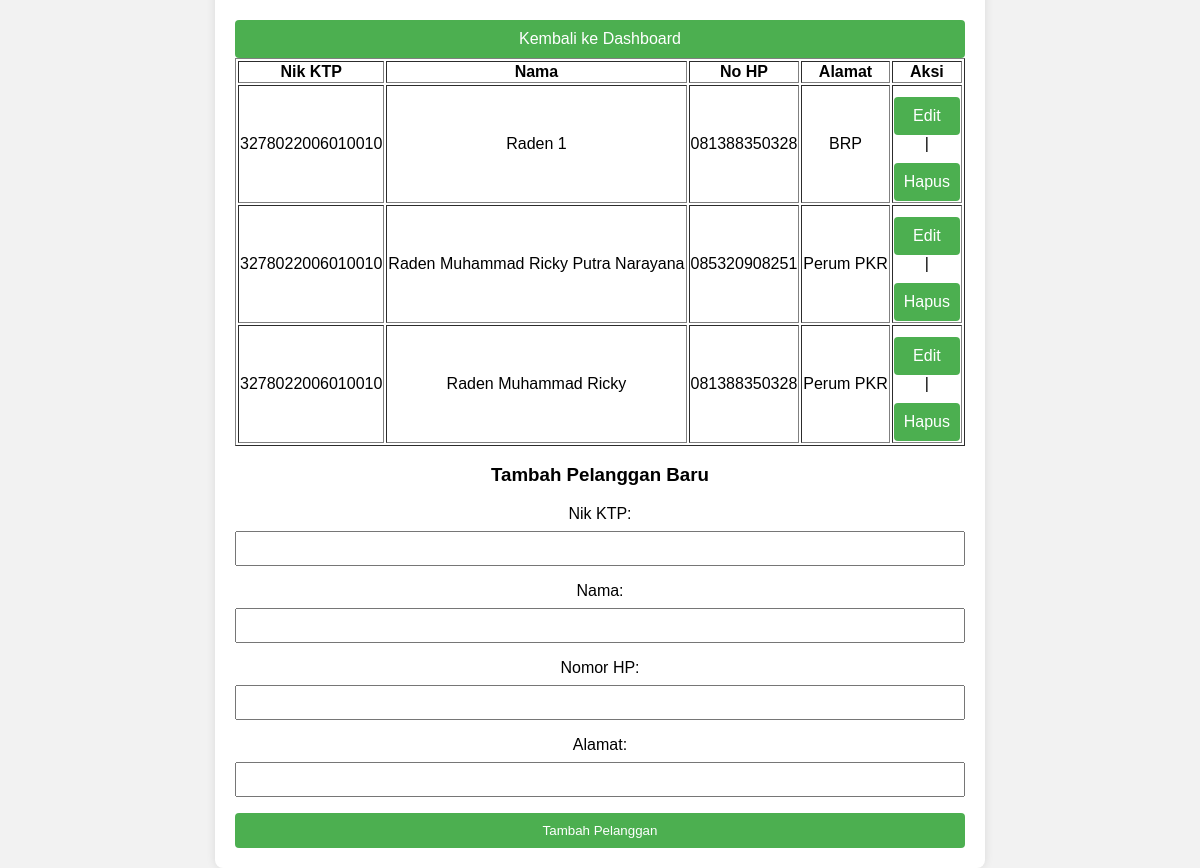
The app's page /crud_pelanggan.php (signed in) with its own data.
### tables this page shows
CREATE TABLE `tbl_pelanggan_radenmuhammadrickyputranarayana` (
  `id` int(11) NOT NULL,
  `nik_ktp_RadenMuhammadRickyPutraNarayana` varchar(255) DEFAULT NULL,
  `nama_RadenMuhammadRickyPutraNarayana` varchar(255) DEFAULT NULL,
  `no_hp_RadenMuhammadRickyPutraNarayana` varchar(255) DEFAULT NULL,
  `alamat_RadenMuhammadRickyPutraNarayana` varchar(255) DEFAULT NULL
);

### crud_pelanggan.php (the view, shortened to what this page needs)
<?php
function getDataPelanggan() {
    global $koneksi;
    $query = "SELECT * FROM tbl_pelanggan_radenmuhammadrickyputranarayana";
    $result = mysqli_query($koneksi, $query);
    return $result;
}
?>
<!DOCTYPE html>
<html lang="en">
<head>
    <link rel="stylesheet" href="style.css">
</head>
<body>
    <div class="dashboard-container">
        <a href="dashboard.php">Kembali ke Dashboard</a>
        <table border="1">
            <tr>
                <th>Nik KTP</th>
                <th>Nama</th>
                <th>No HP</th>
                <th>Alamat</th>
                <th>Aksi</th>
            </tr>
            <?php
            $dataPelanggan = getDataPelanggan();
            while ($pelanggan = mysqli_fetch_assoc($dataPelanggan)) {
                echo "<tr>";
                echo "<td>" . $pelanggan['nik_ktp_RadenMuhammadRickyPutraNarayana'] . "</td>";
                echo "<td>" . $pelanggan['nama_RadenMuhammadRickyPutraNarayana'] . "</td>";
                echo "<td>" . $pelanggan['no_hp_RadenMuhammadRickyPutraNarayana'] . "</td>";
                echo "<td>" . $pelanggan['alamat_RadenMuhammadRickyPutraNarayana'] . "</td>";
                echo "<td>";
                echo "<a href='edit_pelanggan.php?nik_ktp_RadenMuhammadRickyPutraNarayana=" . $pelanggan['nik_ktp_RadenMuhammadRickyPutraNarayana'] . "'>Edit</a> | ";
                echo "<a href='hapus_pelanggan.php?nik_ktp_RadenMuhammadRickyPutraNarayana=" . $pelanggan['nik_ktp_RadenMuhammadRickyPutraNarayana'] . "'>Hapus</a>";
                echo "</td>";
                echo "</tr>";
            }
            ?>
        </table>
        <h3>Tambah Pelanggan Baru</h3>
        <form action="proses_tambah_pelanggan.php" method="post">
            <label for="nik_ktp_RadenMuhammadRickyPutraNarayana">Nik KTP:</label>
            <input type="text" id="nik_ktp_RadenMuhammadRickyPutraNarayana" name="nik_ktp_RadenMuhammadRickyPutraNarayana" required>
            <label for="nama_RadenMuhammadRickyPutraNarayana">Nama:</label>
            <input type="text" id="nama_RadenMuhammadRickyPutraNarayana" name="nama_RadenMuhammadRickyPutraNarayana" required>
            <label for="no_hp_RadenMuhammadRickyPutraNarayana">Nomor HP:</label>
            <input type="text" id="no_hp_RadenMuhammadRickyPutraNarayana" name="no_hp_RadenMuhammadRickyPutraNarayana" required>
            <label for="alamat_RadenMuhammadRickyPutraNarayana">Alamat:</label>
            <input type="text" id="alamat_RadenMuhammadRickyPutraNarayana" name="alamat_RadenMuhammadRickyPutraNarayana" required>
            <button type="submit">Tambah Pelanggan</button>
        </form>
    </div>
</body>
</html>

### style.css (style rules this page uses)
body { font-family: Arial, sans-serif; margin: 0; padding: 0; display: flex; justify-content: center; align-items: center; height: 100vh; background-color: #f2f2f2; }
.login-container, .dashboard-container { background-color: #fff; padding: 20px; border-radius: 8px; box-shadow: 0 0 10px rgba(0, 0, 0, 0.1); text-align: center; }
label { display: block; margin-bottom: 8px; }
input { width: 100%; padding: 8px; margin-bottom: 16px; box-sizing: border-box; }
button { background-color: #4caf50; color: #fff; padding: 10px; border: none; border-radius: 4px; cursor: pointer; width: 100%; }
a { display: block; margin-top: 10px; text-decoration: none; background-color: #4caf50; color: #fff; padding: 10px; border-radius: 4px; cursor: pointer; }

### records on screen
tbl_pelanggan_radenmuhammadrickyputranarayana: nik_ktp_RadenMuhammadRickyPutraNarayana "3278022006010010", nama_RadenMuhammadRickyPutraNarayana "Raden 1", no_hp_RadenMuhammadRickyPutraNarayana "081388350328", alamat_RadenMuhammadRickyPutraNarayana "BRP"
tbl_pelanggan_radenmuhammadrickyputranarayana: nik_ktp_RadenMuhammadRickyPutraNarayana "3278022006010010", nama_RadenMuhammadRickyPutraNarayana "Raden Muhammad Ricky Putra Narayana", no_hp_RadenMuhammadRickyPutraNarayana "085320908251", alamat_RadenMuhammadRickyPutraNarayana "Perum PKR"
tbl_pelanggan_radenmuhammadrickyputranarayana: nik_ktp_RadenMuhammadRickyPutraNarayana "3278022006010010", nama_RadenMuhammadRickyPutraNarayana "Raden Muhammad Ricky", no_hp_RadenMuhammadRickyPutraNarayana "081388350328", alamat_RadenMuhammadRickyPutraNarayana "Perum PKR"
